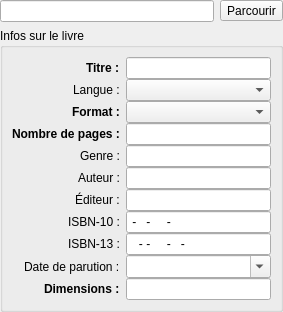
          <widget class="QWidget" name="pageEBook">
           <layout class="QVBoxLayout" name="verticalLayout_3">
            <property name="leftMargin">
             <number>0</number>
            </property>
            <property name="topMargin">
             <number>0</number>
            </property>
            <property name="rightMargin">
             <number>0</number>
            </property>
            <property name="bottomMargin">
             <number>0</number>
            </property>
            <item>
             <layout class="QHBoxLayout" name="horizontalLayout_7">
              <property name="sizeConstraint">
               <enum>QLayout::SetMinimumSize</enum>
              </property>
              <item>
               <widget class="QLineEdit" name="ebook_fileName">
                <property name="sizePolicy">
                 <sizepolicy hsizetype="Expanding" vsizetype="Maximum">
                  <horstretch>0</horstretch>
                  <verstretch>0</verstretch>
                 </sizepolicy>
                </property>
               </widget>
              </item>
              <item>
               <widget class="QToolButton" name="ebook_browseFile">
                <property name="sizePolicy">
                 <sizepolicy hsizetype="Minimum" vsizetype="Maximum">
                  <horstretch>0</horstretch>
                  <verstretch>0</verstretch>
                 </sizepolicy>
                </property>
                <property name="text">
                 <string>Parcourir</string>
                </property>
                <property name="iconSize">
                 <size>
                  <width>18</width>
                  <height>18</height>
                 </size>
                </property>
               </widget>
              </item>
             </layout>
            </item>
            <item>
             <widget class="QGroupBox" name="groupBox_2">
              <property name="sizePolicy">
               <sizepolicy hsizetype="Preferred" vsizetype="Expanding">
                <horstretch>0</horstretch>
                <verstretch>0</verstretch>
               </sizepolicy>
              </property>
              <property name="title">
               <string>Infos sur le livre</string>
              </property>
              <layout class="QHBoxLayout" name="horizontalLayout_9">
               <item>
                <layout class="QFormLayout" name="formLayout_5">
                 <property name="fieldGrowthPolicy">
                  <enum>QFormLayout::AllNonFixedFieldsGrow</enum>
                 </property>
                 <property name="labelAlignment">
                  <set>Qt::AlignRight|Qt::AlignTrailing|Qt::AlignVCenter</set>
                 </property>
                 <property name="verticalSpacing">
                  <number>0</number>
                 </property>
                 <item row="0" column="0">
                  <widget class="QLabel" name="label_2">
                   <property name="font">
                    <font>
                     <weight>75</weight>
                     <bold>true</bold>
                    </font>
                   </property>
                   <property name="text">
                    <string>Titre :</string>
                   </property>
                  </widget>
                 </item>
                 <item row="0" column="1">
                  <widget class="QLineEdit" name="ebook_titre"/>
                 </item>
                 <item row="2" column="0">
                  <widget class="QLabel" name="label_12">
                   <property name="font">
                    <font>
                     <weight>50</weight>
                     <bold>false</bold>
                    </font>
                   </property>
                   <property name="text">
                    <string>Langue :</string>
                   </property>
                  </widget>
                 </item>
                 <item row="2" column="1">
                  <widget class="QComboBox" name="ebook_langue">
                   <property name="currentText">
                    <string/>
                   </property>
                   <property name="currentIndex">
                    <number>-1</number>
                   </property>
                   <item>
                    <property name="text">
                     <string>Français</string>
                    </property>
                   </item>
                   <item>
                    <property name="text">
                     <string>Anglais</string>
                    </property>
                   </item>
                   <item>
                    <property name="text">
                     <string>Japonais</string>
                    </property>
                   </item>
                   <item>
                    <property name="text">
                     <string>Multi (français inclus)</string>
                    </property>
                   </item>
                  </widget>
                 </item>
                 <item row="4" column="0">
                  <widget class="QLabel" name="label_23">
                   <property name="font">
                    <font>
                     <weight>75</weight>
                     <bold>true</bold>
                    </font>
                   </property>
                   <property name="text">
                    <string>Format :</string>
                   </property>
                  </widget>
                 </item>
                 <item row="4" column="1">
                  <widget class="QComboBox" name="ebook_format">
                   <property name="currentText">
                    <string/>
                   </property>
                   <property name="currentIndex">
                    <number>-1</number>
                   </property>
                   <item>
                    <property name="text">
                     <string>Azw</string>
                    </property>
                   </item>
                   <item>
                    <property name="text">
                     <string>Cb7</string>
                    </property>
                   </item>
                   <item>
                    <property name="text">
                     <string>Cba</string>
                    </property>
                   </item>
                   <item>
                    <property name="text">
                     <string>Cbr</string>
                    </property>
                   </item>
                   <item>
                    <property name="text">
                     <string>Cbt</string>
                    </property>
                   </item>
                   <item>
                    <property name="text">
                     <string>Cbz</string>
                    </property>
                   </item>
                   <item>
                    <property name="text">
                     <string>Djvu</string>
                    </property>
                   </item>
                   <item>
                    <property name="text">
                     <string>Doc</string>
                    </property>
                   </item>
                   <item>
                    <property name="text">
                     <string>ePub</string>
                    </property>
                   </item>
                   <item>
                    <property name="text">
                     <string>Jpg</string>
                    </property>
                   </item>
                   <item>
                    <property name="text">
                     <string>Mobi</string>
                    </property>
                   </item>
                   <item>
                    <property name="text">
                     <string>Pdf</string>
                    </property>
                   </item>
                   <item>
                    <property name="text">
                     <string>Png</string>
                    </property>
                   </item>
                   <item>
                    <property name="text">
                     <string>Prc</string>
                    </property>
                   </item>
                  </widget>
                 </item>
                 <item row="6" column="0">
                  <widget class="QLabel" name="label_24">
                   <property name="font">
                    <font>
                     <weight>75</weight>
                     <bold>true</bold>
                    </font>
                   </property>
                   <property name="text">
                    <string>Nombre de pages :</string>
                   </property>
                  </widget>
                 </item>
                 <item row="6" column="1">
                  <widget class="QLineEdit" name="ebook_pages">
                   <property name="readOnly">
                    <bool>true</bool>
                   </property>
                  </widget>
                 </item>
                 <item row="8" column="0">
                  <widget class="QLabel" name="label_25">
                   <property name="text">
                    <string>Genre :</string>
                   </property>
                  </widget>
                 </item>
                 <item row="8" column="1">
                  <widget class="QLineEdit" name="ebook_genre"/>
                 </item>
                 <item row="10" column="0">
                  <widget class="QLabel" name="label_33">
                   <property name="text">
                    <string>Auteur :</string>
                   </property>
                  </widget>
                 </item>
                 <item row="10" column="1">
                  <widget class="QLineEdit" name="ebook_auteur"/>
                 </item>
                 <item row="12" column="0">
                  <widget class="QLabel" name="label_35">
                   <property name="text">
                    <string>Éditeur :</string>
                   </property>
                  </widget>
                 </item>
                 <item row="12" column="1">
                  <widget class="QLineEdit" name="ebook_editeur"/>
                 </item>
                 <item row="14" column="0">
                  <widget class="QLabel" name="label_26">
                   <property name="text">
                    <string>ISBN-10 :</string>
                   </property>
                  </widget>
                 </item>
                 <item row="14" column="1">
                  <widget class="QLineEdit" name="ebook_isbn10">
                   <property name="inputMask">
                    <string>9-999-99999-9</string>
                   </property>
                  </widget>
                 </item>
                 <item row="16" column="0">
                  <widget class="QLabel" name="label_27">
                   <property name="text">
                    <string>ISBN-13 :</string>
                   </property>
                  </widget>
                 </item>
                 <item row="16" column="1">
                  <widget class="QLineEdit" name="ebook_isbn13">
                   <property name="inputMask">
                    <string>999-9-99999-999-9</string>
                   </property>
                  </widget>
                 </item>
                 <item row="18" column="0">
                  <widget class="QLabel" name="label_28">
                   <property name="text">
                    <string>Date de parution :</string>
                   </property>
                  </widget>
                 </item>
                 <item row="18" column="1">
                  <widget class="QDateEdit" name="ebook_date">
                   <property name="specialValueText">
                    <string> </string>
                   </property>
                   <property name="calendarPopup">
                    <bool>true</bool>
                   </property>
                   <property name="date">
                    <date>
                     <year>1752</year>
                     <month>9</month>
                     <day>14</day>
                    </date>
                   </property>
                  </widget>
                 </item>
                 <item row="20" column="0">
                  <widget class="QLabel" name="lblDim">
                   <property name="font">
                    <font>
                     <weight>75</weight>
                     <bold>true</bold>
                    </font>
                   </property>
                   <property name="text">
                    <string>Dimensions :</string>
                   </property>
                  </widget>
                 </item>
                 <item row="20" column="1">
                  <widget class="QLineEdit" name="ebook_dimensions"/>
                 </item>
                 <item row="1" column="1">
                  <widget class="QWidget" name="widget" native="true">
                   <property name="sizePolicy">
                    <sizepolicy hsizetype="Preferred" vsizetype="Expanding">
                     <horstretch>0</horstretch>
                     <verstretch>1</verstretch>
                    </sizepolicy>
                   </property>
                   <property name="minimumSize">
                    <size>
                     <width>0</width>
                     <height>0</height>
                    </size>
                   </property>
                  </widget>
                 </item>
                 <item row="3" column="1">
                  <widget class="QWidget" name="widget_2" native="true">
                   <property name="sizePolicy">
                    <sizepolicy hsizetype="Preferred" vsizetype="Preferred">
                     <horstretch>0</horstretch>
                     <verstretch>1</verstretch>
                    </sizepolicy>
                   </property>
                  </widget>
                 </item>
                 <item row="5" column="1">
                  <widget class="QWidget" name="widget_3" native="true">
                   <property name="sizePolicy">
                    <sizepolicy hsizetype="Preferred" vsizetype="Preferred">
                     <horstretch>0</horstretch>
                     <verstretch>1</verstretch>
                    </sizepolicy>
                   </property>
                  </widget>
                 </item>
                 <item row="7" column="1">
                  <widget class="QWidget" name="widget_4" native="true">
                   <property name="sizePolicy">
                    <sizepolicy hsizetype="Preferred" vsizetype="Preferred">
                     <horstretch>0</horstretch>
                     <verstretch>1</verstretch>
                    </sizepolicy>
                   </property>
                  </widget>
                 </item>
                 <item row="9" column="1">
                  <widget class="QWidget" name="widget_5" native="true">
                   <property name="sizePolicy">
                    <sizepolicy hsizetype="Preferred" vsizetype="Preferred">
                     <horstretch>0</horstretch>
                     <verstretch>1</verstretch>
                    </sizepolicy>
                   </property>
                  </widget>
                 </item>
                 <item row="11" column="1">
                  <widget class="QWidget" name="widget_6" native="true">
                   <property name="sizePolicy">
                    <sizepolicy hsizetype="Preferred" vsizetype="Preferred">
                     <horstretch>0</horstretch>
                     <verstretch>1</verstretch>
                    </sizepolicy>
                   </property>
                  </widget>
                 </item>
                 <item row="13" column="1">
                  <widget class="QWidget" name="widget_7" native="true">
                   <property name="sizePolicy">
                    <sizepolicy hsizetype="Preferred" vsizetype="Preferred">
                     <horstretch>0</horstretch>
                     <verstretch>1</verstretch>
                    </sizepolicy>
                   </property>
                  </widget>
                 </item>
                 <item row="15" column="1">
                  <widget class="QWidget" name="widget_8" native="true">
                   <property name="sizePolicy">
                    <sizepolicy hsizetype="Preferred" vsizetype="Preferred">
                     <horstretch>0</horstretch>
                     <verstretch>1</verstretch>
                    </sizepolicy>
                   </property>
                  </widget>
                 </item>
                 <item row="17" column="1">
                  <widget class="QWidget" name="widget_9" native="true">
                   <property name="sizePolicy">
                    <sizepolicy hsizetype="Preferred" vsizetype="Preferred">
                     <horstretch>0</horstretch>
                     <verstretch>1</verstretch>
                    </sizepolicy>
                   </property>
                  </widget>
                 </item>
                 <item row="19" column="1">
                  <widget class="QWidget" name="widget_10" native="true">
                   <property name="sizePolicy">
                    <sizepolicy hsizetype="Preferred" vsizetype="Preferred">
                     <horstretch>0</horstretch>
                     <verstretch>1</verstretch>
                    </sizepolicy>
                   </property>
                  </widget>
                 </item>
                </layout>
               </item>
              </layout>
             </widget>
            </item>
           </layout>
          </widget>
